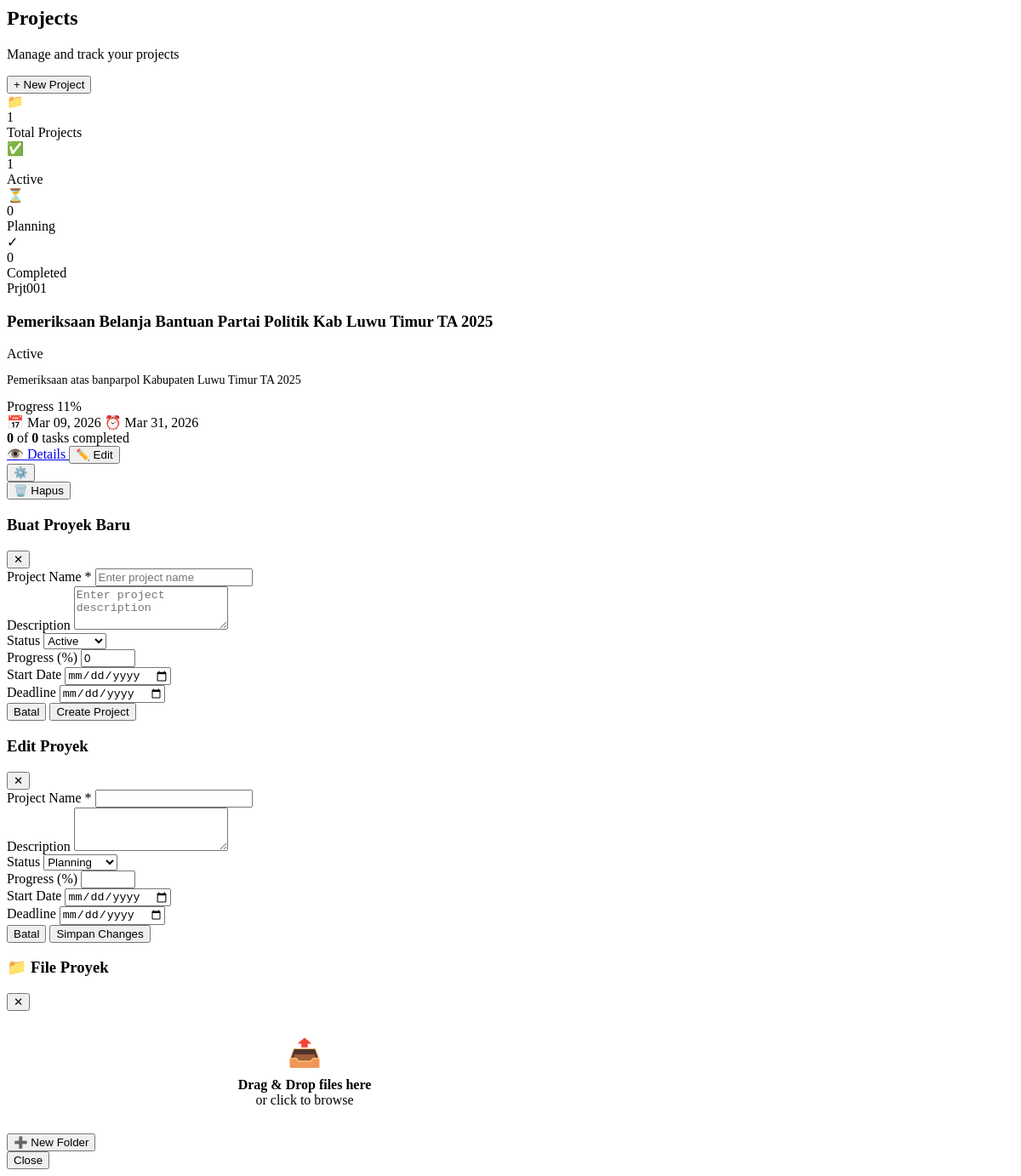
Before: /pages/projects/index.php (signed in) with the older database file.
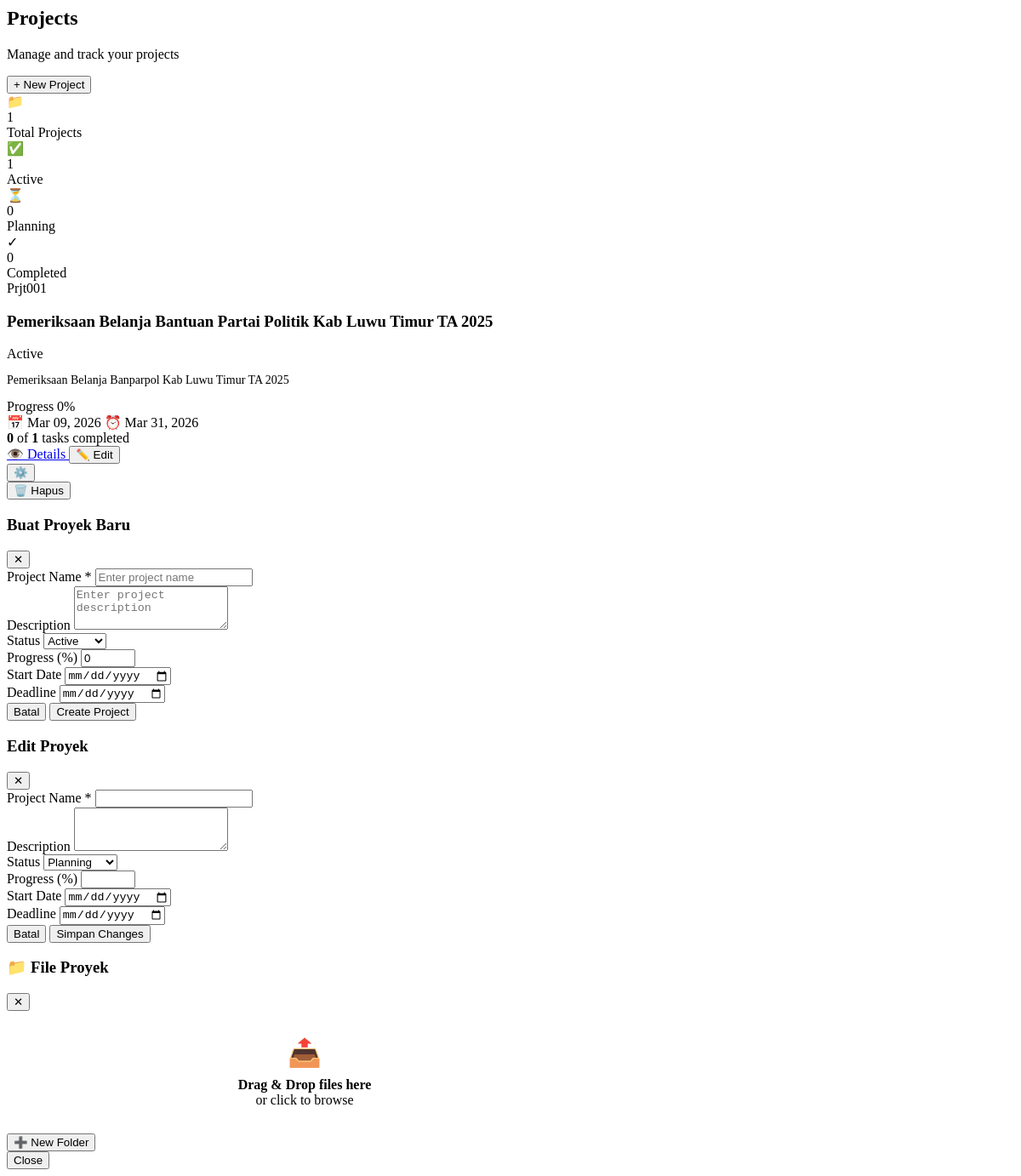
After: the same page with the newer database file.
### tables this page shows
CREATE TABLE `projects` (
  `id` int NOT NULL AUTO_INCREMENT,
  `project_code` varchar(20) DEFAULT NULL,
  `name` varchar(255) NOT NULL,
  `description` text,
  `owner_id` int NOT NULL,
  `status` enum('planning','active','on_hold','completed','cancelled') DEFAULT 'planning',
  `progress_percentage` int DEFAULT '0',
  `start_date` date DEFAULT NULL,
  `deadline` date DEFAULT NULL,
  `folder_name` varchar(50) DEFAULT NULL,
  `created_at` datetime DEFAULT CURRENT_TIMESTAMP,
  `updated_at` datetime DEFAULT CURRENT_TIMESTAMP ON UPDATE CURRENT_TIMESTAMP,
  PRIMARY KEY (`id`),
  KEY `owner_id` (`owner_id`),
  CONSTRAINT `projects_ibfk_1` FOREIGN KEY (`owner_id`) REFERENCES `users` (`id`) ON DELETE CASCADE
);

### config/functions.php (called while the page is built, shortened)
<?php
function getUserId() {
    return $_SESSION['user_id'] ?? null;
}
function h($str) {
    return htmlspecialchars($str, ENT_QUOTES, 'UTF-8');
}
function formatDate($date, $format = 'Y-m-d') {
    $d = new DateTime($date);
    return $d->format($format);
}

### pages/projects/index.php (the view, shortened to what the changed rows need)
<?php
require_once __DIR__ . '/../../config/functions.php';
$userId = getUserId();
$db = getDB();
$stmt = $db->prepare("SELECT * FROM projects WHERE owner_id = ? ORDER BY updated_at DESC");
$stmt->bind_param('i', $userId);
$stmt->execute();
$projects = $stmt->get_result()->fetch_all(MYSQLI_ASSOC);
$stmt = $db->prepare("SELECT status, COUNT(*) as count FROM projects WHERE owner_id = ? GROUP BY status");
$stmt->bind_param('i', $userId);
$stmt->execute();
$projectCounts = $stmt->get_result()->fetch_all(MYSQLI_ASSOC);
$counts = ['all' => 0, 'planning' => 0, 'active' => 0, 'on_hold' => 0, 'completed' => 0];
foreach ($projectCounts as $row) {
    $counts[$row['status']] = $row['count'];
    $counts['all'] += $row['count'];
}
?>
<div class="projects-page">
    <div class="d-flex justify-between align-center mb-5">
        <div>
            <h2>Projects</h2>
        </div>
    </div>
    <div class="stats-grid mb-5">
        <div class="stat-card">
            <div class="stat-content">
                <div class="stat-value"><?= $counts['planning'] ?></div>
                <div class="stat-label">Planning</div>
            </div>
        </div>
        <div class="stat-card">
            <div class="stat-content">
                <div class="stat-value"><?= $counts['completed'] ?></div>
                <div class="stat-label">Completed</div>
            </div>
        </div>
    </div>
    <?php if (count($projects) > 0): ?>
    <div class="d-grid" style="grid-template-columns: repeat(auto-fill, minmax(350px, 1fr)); gap: var(--space-5);">
        <?php foreach ($projects as $project): ?>
        <div class="card">
            <div class="card-header">
                <div class="d-flex justify-between align-center">
                    <div>
                        <span class="text-xs text-muted" style="display: block; margin-bottom: 4px;"><?= h($project['project_code'] ?? 'N/A') ?></span>
                        <h3 class="card-title"><?= h($project['name']) ?></h3>
                    </div>
                    <span class="badge badge-<?= str_replace('_', '-', $project['status']) ?>">
                        <?= ucfirst(str_replace('_', ' ', $project['status'])) ?>
                    </span>
                </div>
            </div>
            <div class="card-body">
                <?php if ($project['description']): ?>
                <p class="text-muted mb-4" style="font-size: 0.875rem;"><?= h($project['description']) ?></p>
                <?php endif; ?>
                <div class="mb-3">
                    <div class="d-flex justify-between text-xs mb-1">
                        <span>Progress</span>
                        <span><?= $project['progress_percentage'] ?>%</span>
                    </div>
                </div>
                <div class="d-flex justify-between text-xs text-muted mb-4">
                    <span>
                        <?= $project['start_date'] ? '📅 ' . formatDate($project['start_date'], 'M d, Y') : 'No start date' ?>
                    </span>
                    <span>
                        <?= $project['deadline'] ? '⏰ ' . formatDate($project['deadline'], 'M d, Y') : 'No deadline' ?>
                    </span>
                </div>
                <?php
                $stmt = $db->prepare("SELECT status, COUNT(*) as count FROM tasks WHERE project_id = ? GROUP BY status");
                $stmt->bind_param('i', $project['id']);
                $stmt->execute();
                $taskStats = $stmt->get_result()->fetch_all(MYSQLI_ASSOC);
                $totalTasks = 0;
                $completedTasks = 0;
                foreach ($taskStats as $stat) {
                    $totalTasks += $stat['count'];
                }
                ?>
                <div class="text-xs">
                    <strong><?= $completedTasks ?></strong> of <strong><?= $totalTasks ?></strong> tasks completed
                </div>
            </div>
            <div class="card-footer d-flex justify-between">
                <div class="d-flex gap-2">
                    <a href="index.php?page=project_detail&id=<?= $project['id'] ?>" class="btn btn-sm btn-secondary">
                        👁️ Details
                    </a>
                    <button class="btn btn-sm btn-secondary" onclick="editProject(<?= $project['id'] ?>, '<?= h($project['name']) ?>', '<?= h($project['description'] ?? '') ?>', '<?= $project['status'] ?>', <?= $project['progress_percentage'] ?>, '<?= $project['start_date'] ?>', '<?= $project['deadline'] ?>')">
                        ✏️ Edit
                    </button>
                    <div class="dropdown" style="position: relative;">
                        <button type="button" class="btn btn-sm btn-secondary" onclick="toggleProjectStatusDropdown(<?= $project['id'] ?>)" title="Ubah Status">⚙️</button>
                    </div>
                </div>
                <form method="POST" onsubmit="event.preventDefault(); swalConfirm('Hapus proyek ini?', 'Tindakan ini tidak dapat dibatalkan.', 'warning').then(result => { if (result.isConfirmed) this.submit(); })">
                    <button type="submit" class="btn btn-sm btn-secondary">🗑️ Hapus</button>
                </form>
            </div>
        </div>
        <?php endforeach; ?>
    </div>
    <?php endif; ?>
</div>

Changed rows visible on the page:
removed projects: project_code "Prjt001", name "Pemeriksaan Belanja Bantuan Partai Politik Kab Luwu Timur TA 2025", status "Active", description "Pemeriksaan atas banparpol Kabupaten Luwu Timur TA 2025", progress_percentage "11", start_date "Mar 09, 2026", deadline "Mar 31, 2026", completedTasks "0", totalTasks "0"
added projects: progress_percentage "0", project_code "Prjt001", name "Pemeriksaan Belanja Bantuan Partai Politik Kab Luwu Timur TA 2025", status "Active", description "Pemeriksaan Belanja Banparpol Kab Luwu Timur TA 2025", start_date "Mar 09, 2026", deadline "Mar 31, 2026", completedTasks "0", totalTasks "1"
Other visible differences:
$counts['planning']: "0" → (not shown)
$counts['completed']: "0" → (not shown)
